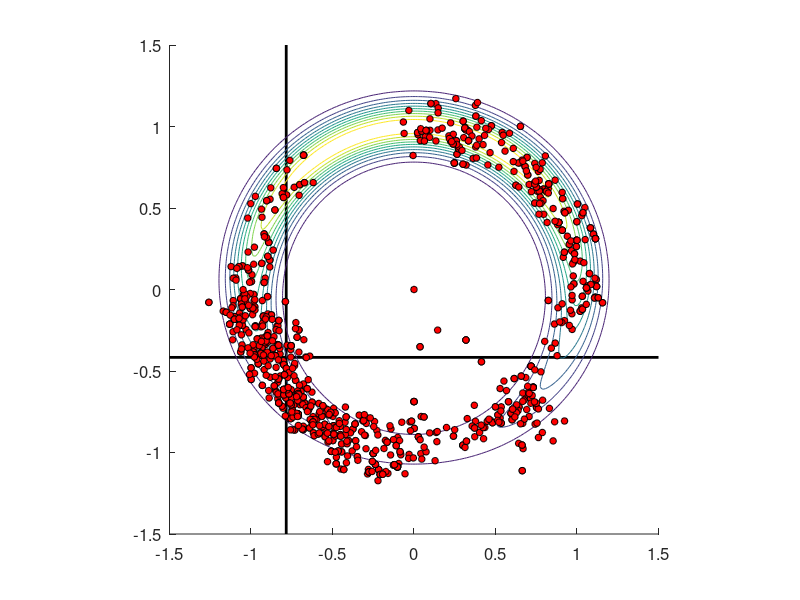
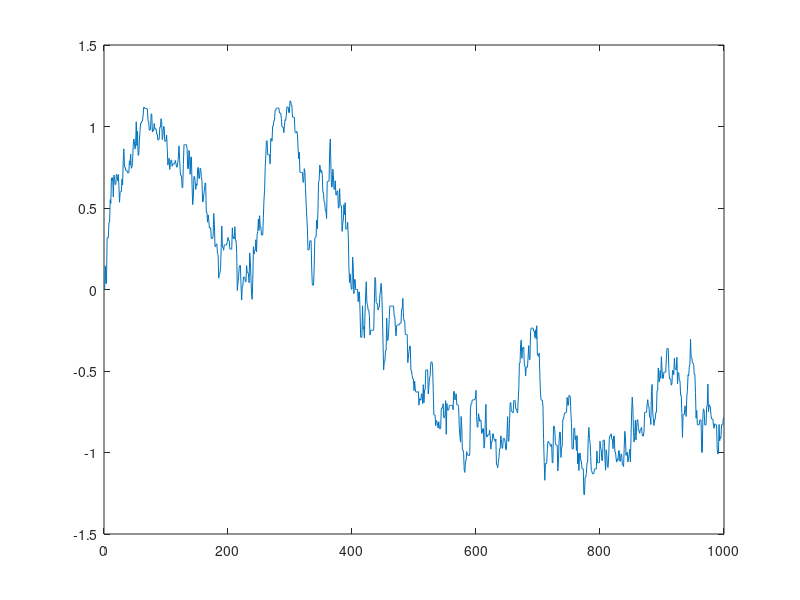

MATLAB code to generate these figures, in order:
clear all

% number of samples
N = 1000;

% target density
sigma = 0.1;
delta = 1;
Pi = @(x) exp(-0.5/sigma^2*(sqrt(sum(x.^2))-1)^2 - 0.5/delta^2*(x(2)-1)^2);

disp('starting MCMC...')

% the initial sampling point is at the origin
x = [0,0]';         % initial point
n = 2;
gamma = 0.1;       % random walker step size
Ens = zeros(n,N);   % ensemble
Ens(1:n,1) = x;

% target density value of the initial point
Pi0 = Pi(x);
JJ = 2;
acc= 0;
% Metropolis-Hastings loop
for JJ = 2:N
    % random walker proposal
    p = x + gamma*randn(n,1);
    % Compute the target density
    Pi1 = Pi(p);
    % compute the acceptance ratio  --- simplified
    al = log(Pi1)-log(Pi0);
    if (al > log(rand))
        x = p;
        Pi0 = Pi1;
        Ens(1:n,end) = x;
        acc = acc + 1;
    end
    Ens(:,JJ) = x;
end

% postprocessing
mu = mean(Ens(:,N/2:N),2);
figure(1) 
axes('fontsize',12);
hold on
plot([-1.5 1.5],[mu(2), mu(2)],'k','linewidth',2)
plot([mu(1) mu(1)],[-1.5, 1.5],'k','linewidth',2)

N = 200;
[x,y]=meshgrid(linspace(-1.5,1.5,N));
target = zeros(N,N);
for i = 1:N
  for j = 1:N
    target(i,j) = Pi([x(i,j),y(i,j)]);
  end
end
contour(x,y,target);

N = size(Ens,2);
t = linspace(0,2*pi,20);
r = 0.02;
for i = 1:N
  % r = Ens(n+1,i)/scale;
  x = r*cos(t) + Ens(1,i);
  y = r*sin(t) + Ens(2,i);
  fill(x,y,'r')
end
axis equal
axis([-1.5 1.5 -1.5 1.5])

% trace plot for the first component
figure(2), axes('fontsize',16); plot(Ens(1,:))